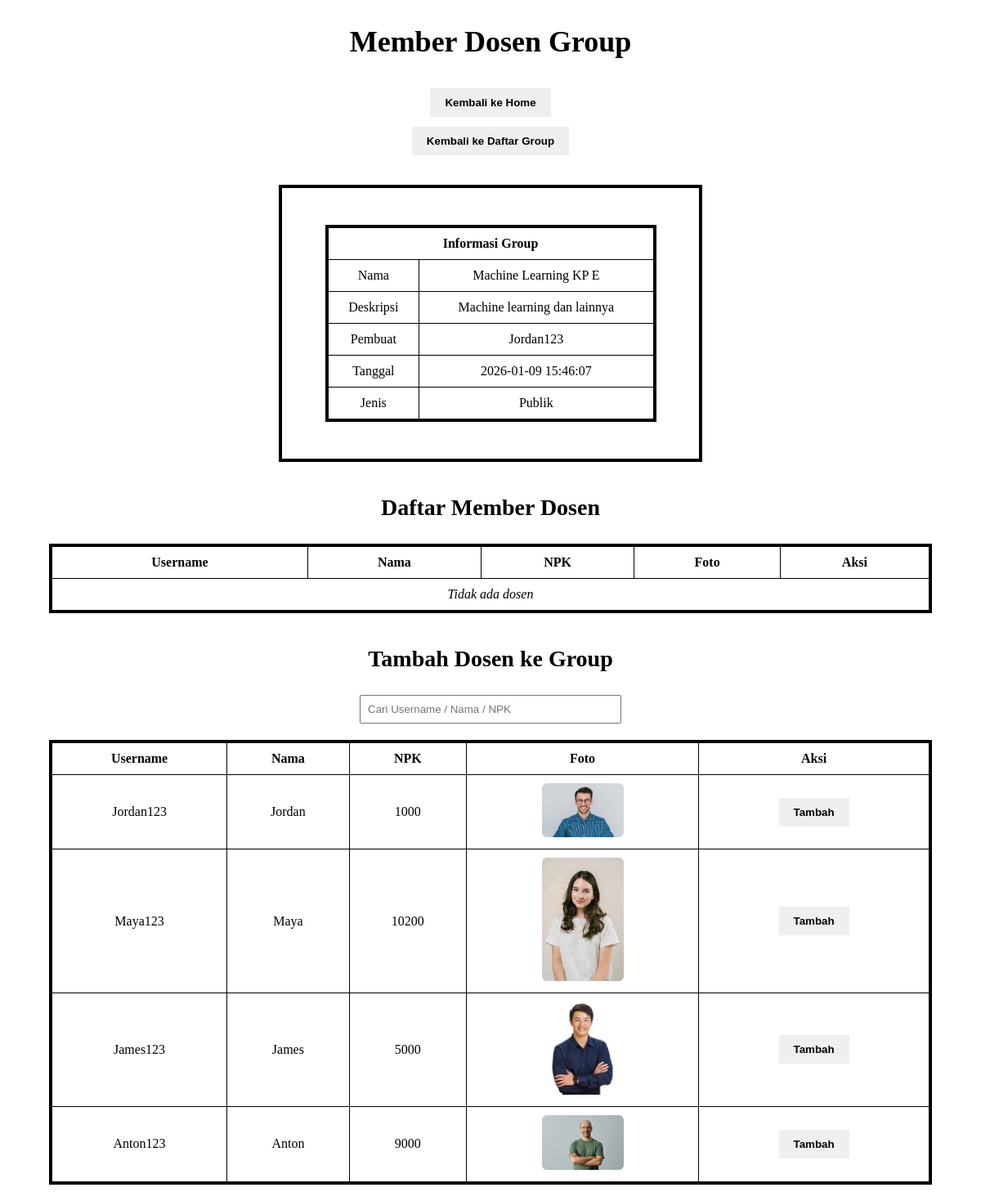
The app's page /dosen/dosen_view_member_dosen.php?id=34 (signed in) with its own data.
### tables this page shows
CREATE TABLE `grup` (
  `idgrup` int(11) NOT NULL,
  `username_pembuat` varchar(20) NOT NULL,
  `nama` varchar(45) DEFAULT NULL,
  `deskripsi` varchar(45) DEFAULT NULL,
  `tanggal_pembentukan` datetime DEFAULT NULL,
  `jenis` enum('Privat','Publik') DEFAULT NULL,
  `kode_pendaftaran` varchar(45) DEFAULT NULL
);

CREATE TABLE `akun` (
  `username` varchar(20) NOT NULL,
  `password` varchar(100) DEFAULT NULL,
  `nrp_mahasiswa` char(9) DEFAULT NULL,
  `npk_dosen` char(6) DEFAULT NULL,
  `isadmin` tinyint(1) DEFAULT 0
);

CREATE TABLE `dosen` (
  `npk` char(6) NOT NULL,
  `nama` varchar(45) DEFAULT NULL,
  `foto_extension` varchar(4) DEFAULT NULL
);

### css/theme_session.php (called while the page is built, shortened)
<?php
$themeClass = '';

### class/parent.php (called while the page is built, shortened)
<?php
class classParent {
    public function __construct() {
        $this->mysqli = new mysqli(SERVER, UID, PWD, DB);
    }
}
?>

### class/group.php (called while the page is built, shortened)
<?php
require_once 'parent.php';
class group extends classParent {
    public function getDetailGroup($id)
    {
        $sql = "SELECT * FROM grup WHERE idgrup = ?";
        $stmt = $this->mysqli->prepare($sql);
        $stmt->bind_param("i", $id);
        $stmt->execute();
        return $stmt->get_result()->fetch_assoc();
    }
    public function getGroupMembersDosen($idgrup)
    {
        $sql = "SELECT mg.username, d.nama, d.foto_extension, d.npk
            FROM member_grup mg
            JOIN akun a ON mg.username = a.username
            JOIN dosen d ON a.npk_dosen = d.npk
            WHERE mg.idgrup = ?
            ORDER BY d.nama ASC";
        $stmt = $this->mysqli->prepare($sql);
        $stmt->bind_param("i", $idgrup);
        $stmt->execute();
        return $stmt->get_result();
    }
    public function getDosenNotInGroup($idgrup, $username)
    {
        $sql = "
            SELECT d.npk, d.nama, a.username, d.foto_extension
            FROM dosen d
            JOIN akun a ON a.npk_dosen = d.npk
            LEFT JOIN member_grup mg
                ON mg.username = a.username
                AND mg.idgrup = ?
            WHERE mg.username IS NULL
            AND a.username != ?
        ";
        $stmt = $this->mysqli->prepare($sql);
        $stmt->bind_param("is", $idgrup, $username);
        $stmt->execute();
        return $stmt->get_result();
    }
}

### dosen/dosen_view_member_dosen.php (the view, shortened to what this page needs)
<?php
require_once '../class/group.php';
require_once '../css/theme_session.php';
if (isset($_GET['id'])) {
    $idgrup = (int)$_GET['id'];
} elseif (isset($_POST['idgrup'])) {
    $idgrup = (int)$_POST['idgrup'];
} else {
    header("Location: dosen_home.php");
    exit();
}
$group = new group();
$detail = $group->getDetailGroup($idgrup);
$result_dosen = $group->getGroupMembersDosen($idgrup);
$dosen_search = $group->getDosenNotInGroup($idgrup, $_SESSION['user']['username']);
?>
<!DOCTYPE html>
<html lang="id">
<head>
<link rel="stylesheet" href="../css/theme.css">
</head>
<body class="<?= $themeClass ?>">
<h2>Member Dosen Group</h2>
<div class="center">
    <form action="dosen_home.php" method="post">
        <button class="button">Kembali ke Home</button>
    </form>
    <form action="dosen_kelola_group.php" method="post">
        <button class="button">Kembali ke Daftar Group</button>
    </form>
</div>
<div class="informasiGrup">
<table>
<tr><th colspan="2">Informasi Group</th></tr>
<tr><td>Nama</td><td><?= htmlspecialchars($detail['nama']) ?></td></tr>
<tr><td>Deskripsi</td><td><?= htmlspecialchars($detail['deskripsi']) ?></td></tr>
<tr><td>Pembuat</td><td><?= htmlspecialchars($detail['username_pembuat']) ?></td></tr>
<tr><td>Tanggal</td><td><?= $detail['tanggal_pembentukan'] ?></td></tr>
<tr><td>Jenis</td><td><?= $detail['jenis'] ?></td></tr>
</table>
</div>
<h3>Daftar Member Dosen</h3>
<table>
<tr>
    <th>Username</th>
    <th>Nama</th>
    <th>NPK</th>
    <th>Foto</th>
    <th>Aksi</th>
</tr>
<?php
if ($result_dosen->num_rows == 0) {
    echo "<tr><td colspan='5' class='empty'>Tidak ada dosen</td></tr>";
}
?>
</table>
<h3>Tambah Dosen ke Group</h3>
<input type="text" id="searchDosen" class="search-box"
       placeholder="Cari Username / Nama / NPK">
<table id="tabelDosen">
<tr>
    <th>Username</th>
    <th>Nama</th>
    <th>NPK</th>
    <th>Foto</th>
    <th>Aksi</th>
</tr>
<?php
if ($dosen_search->num_rows == 0) {
    echo "<tr><td colspan='5' class='empty'>Tidak ada data</td></tr>";
} else {
    while ($d = $dosen_search->fetch_assoc()) {
        echo "
        <tr>
            <td data-label='Username'>{$d['username']}</td>
            <td data-label='Nama'>{$d['nama']}</td>
            <td data-label='NPK'>{$d['npk']}</td>
            <td data-label='Foto'>
                <img src='../image_dosen/{$d['npk']}.{$d['foto_extension']}'>
            </td>
            <td data-label='Aksi'>
                <form action='dosen_insert_member_proses.php' method='post'>
                    <input type='hidden' name='idgrup' value='{$idgrup}'>
                    <input type='hidden' name='username' value='{$d['username']}'>
                    <input type='hidden' name='type' value='dosen'>
                    <button class='button'>Tambah</button>
                </form>
            </td>
        </tr>";
    }
}
?>
</table>
</body>
</html>

### dosen/dosen_view_member_dosen.php (style rules this page uses)
body { font-family: 'Times New Roman', serif; margin: 0; }
h2 { text-align: center; margin-top: 30px; font-size: 36px; }
h3 { text-align: center; margin-top: 40px; font-size: 28px; }
.center { text-align: center; margin-top: 15px; }
.button { padding: 10px 18px; font-weight: bold; border: none; margin: 6px; cursor: pointer; }
.informasiGrup { padding: 25px 30px; width: 450px; max-width: 95%; margin: 30px auto; border: 4px solid; }
table { width: 90%; margin: 20px auto; border-collapse: collapse; border: 4px solid; }
th, td { border: 1px solid; padding: 10px; text-align: center; }
.empty { text-align: center; font-style: italic; }
img { max-width: 100px; border-radius: 6px; }
.search-box { width: 300px; padding: 8px; margin: 10px auto 20px; display: block; }

### records on screen
grup: nama "Machine Learning KP E", deskripsi "Machine learning dan lainnya", username_pembuat "Jordan123", tanggal_pembentukan "2026-01-09 15:46:07", jenis "Publik"
akun: username "Jordan123", npk_dosen.nama "Jordan", npk_dosen.npk "1000", npk_dosen.foto_extension (picture)
akun: username "Maya123", npk_dosen.nama "Maya", npk_dosen.npk "10200", npk_dosen.foto_extension (picture)
akun: username "James123", npk_dosen.nama "James", npk_dosen.npk "5000", npk_dosen.foto_extension (picture)
akun: username "Anton123", npk_dosen.nama "Anton", npk_dosen.npk "9000", npk_dosen.foto_extension (picture)
